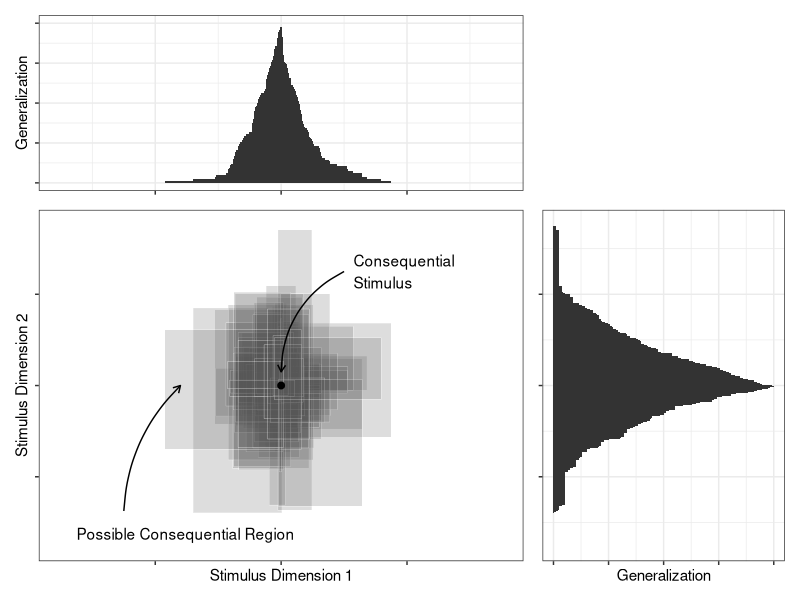

Source code (R):
# author: Danielle Navarro
# date: 2020-06-23

# packages
library(ggplot2)
library(dplyr)
library(patchwork)
library(ggforce)
set.seed(1)

n <- 500 # number of consequential regions to sample
r <- 7   # range parameter for the plots


# shepard model -----------------------------------------------------------


# construct posterior hypothesis space
hypotheses <- tibble(
  mid_x = rnorm(n), # prior location parameters are treated as arbitrary
  mid_y = rnorm(n),
  len_x = rgamma(n, rate = 1.2, shape = 1), # prior size is gamma/erlang per Shepard
  len_y = rgamma(n, rate = 0.5, shape = 1)
) %>%
  mutate( # reparameterize as the edges of the regions
    x_min = mid_x - len_x / 2, 
    x_max = mid_x + len_x / 2,
    y_min = mid_y - len_y / 2,
    y_max = mid_y + len_y / 2
  ) %>%
  filter( # under weak sampling, Bayesian updating is simply falsification/filtering
    x_min < 0, x_max > 0, 
    y_min < 0, y_max > 0
  )


# convenience function to compute the generalization probability given a 
# stimulus locations and vectors 
within_prob <- function(x, xmin, xmax) {
  within <- function(x) {
    mean(x < xmax & x > xmin)
  }
  unlist(lapply(x, within))
}

# construct generalization gradients
generalise <- tibble(
  x = seq(-r, r, length.out = 1000),
  y = seq(-r, r, length.out = 1000),
  px = within_prob(x, hypotheses$x_min, hypotheses$x_max),
  py = within_prob(y, hypotheses$y_min, hypotheses$y_max)
)


# draw plot ---------------------------------------------------------------


# the central plot showing the regions...
pic <- ggplot(
  data = hypotheses, 
  mapping = aes(xmin = x_min, ymin = y_min, 
                xmax = x_max, ymax = y_max)
) + 
  geom_rect(alpha = .2, color = "white", size = .1) + 
  
  # arrows and text
  annotate("point", x = 0, y = 0, shape = 19, size = 2) + 
  annotate(
    geom = "curve", x = 2, y = 5, xend = 0, yend = .6, 
    curvature = .3, arrow = arrow(length = unit(2, "mm"))
  ) +
  annotate(geom = "text", x = 2.3, y = 5, 
           label = "Consequential\nStimulus", hjust = "left")  +
  annotate(
    geom = "curve", x = -5, y = -5.5, xend = -3.2, yend = 0, 
    curvature = -.2, arrow = arrow(length = unit(2, "mm"))
  ) +
  annotate(geom = "text", x = -6.5, y = -6.5, 
           label = "Possible Consequential Region", hjust = "left")  +
  
  # stylistic
  theme_bw() +
  theme(panel.grid = element_blank()) + 
  scale_x_continuous("Stimulus Dimension 1", labels = NULL, limits = c(-r, r)) + 
  scale_y_continuous("Stimulus Dimension 2", labels = NULL, limits = c(-r, r))


# the generalisation curve above
above <- ggplot(
  data = generalise,
  mapping = aes(x, px)
) + 
  geom_area() + 
  scale_x_continuous(NULL, labels = NULL, limits = c(-r, r)) +
  scale_y_continuous("Generalization", limits = c(0, 1), labels = NULL) +
  theme_bw()

# the generalisation curve to the right
right <- ggplot(
  data = generalise,
  mapping = aes(py, y)
) + 
  geom_area(orientation = "y") + 
  scale_y_continuous(NULL, labels = NULL, limits = c(-r, r)) +
  scale_x_continuous("Generalization", limits = c(0, 1), labels = NULL) +
  theme_bw()

# spacer plot
blank <- ggplot(data = generalise) + theme_void()

# compose plots using patchwork
figure <- above + blank + pic + right +
  plot_layout(
    heights = c(1, 2), 
    widths = c(2, 1)
  )

# save to file
ggsave(
  filename = here::here("shepardsim.png"), 
  plot = figure, 
  height = 6,
  width = 6
)



# session information -----------------------------------------------------

# devtools::session_info()

# ─ Session info ───────────────────────────────────────────────────────────────────────────
# setting  value                       
# version  R version 4.0.1 (2020-06-06)
# os       Ubuntu 20.04 LTS            
# system   x86_64, linux-gnu           
# ui       RStudio                     
# language en_AU:en                    
# collate  en_AU.UTF-8                 
# ctype    en_AU.UTF-8                 
# tz       Australia/Sydney            
# date     2020-06-23                  
# 
# ─ Packages ───────────────────────────────────────────────────────────────────────────────
# package     * version  date       lib source        
# assertthat    0.2.1    2019-03-21 [1] CRAN (R 4.0.0)
# backports     1.1.7    2020-05-13 [1] CRAN (R 4.0.0)
# callr         3.4.3    2020-03-28 [1] CRAN (R 4.0.0)
# cli           2.0.2    2020-02-28 [1] CRAN (R 4.0.0)
# colorspace    1.4-1    2019-03-18 [1] CRAN (R 4.0.0)
# crayon        1.3.4    2017-09-16 [1] CRAN (R 4.0.0)
# desc          1.2.0    2018-05-01 [1] CRAN (R 4.0.0)
# devtools    * 2.3.0    2020-04-10 [1] CRAN (R 4.0.0)
# digest        0.6.25   2020-02-23 [1] CRAN (R 4.0.0)
# dplyr       * 0.8.5    2020-03-07 [1] CRAN (R 4.0.0)
# ellipsis      0.3.1    2020-05-15 [1] CRAN (R 4.0.0)
# evaluate      0.14     2019-05-28 [1] CRAN (R 4.0.0)
# fansi         0.4.1    2020-01-08 [1] CRAN (R 4.0.0)
# farver        2.0.3    2020-01-16 [1] CRAN (R 4.0.0)
# fs            1.4.1    2020-04-04 [1] CRAN (R 4.0.0)
# generics      0.0.2    2018-11-29 [1] CRAN (R 4.0.0)
# ggforce     * 0.3.1    2019-08-20 [1] CRAN (R 4.0.0)
# ggplot2     * 3.3.1    2020-05-28 [1] CRAN (R 4.0.0)
# git2r       * 0.27.1   2020-05-03 [1] CRAN (R 4.0.0)
# glue          1.4.1    2020-05-13 [1] CRAN (R 4.0.0)
# gtable        0.3.0    2019-03-25 [1] CRAN (R 4.0.0)
# here          0.1      2017-05-28 [1] CRAN (R 4.0.0)
# htmltools     0.4.0    2019-10-04 [1] CRAN (R 4.0.0)
# knitr         1.28     2020-02-06 [1] CRAN (R 4.0.0)
# labeling      0.3      2014-08-23 [1] CRAN (R 4.0.0)
# lifecycle     0.2.0    2020-03-06 [1] CRAN (R 4.0.0)
# lubridate     1.7.8    2020-04-06 [1] CRAN (R 4.0.0)
# magrittr      1.5      2014-11-22 [1] CRAN (R 4.0.0)
# MASS          7.3-51.6 2020-04-26 [1] CRAN (R 4.0.0)
# memoise       1.1.0    2017-04-21 [1] CRAN (R 4.0.0)
# munsell       0.5.0    2018-06-12 [1] CRAN (R 4.0.0)
# packrat       0.5.0    2018-11-14 [1] CRAN (R 4.0.0)
# patchwork   * 1.0.1    2020-06-22 [1] CRAN (R 4.0.1)
# pillar        1.4.4    2020-05-05 [1] CRAN (R 4.0.0)
# pkgbuild      1.0.8    2020-05-07 [1] CRAN (R 4.0.0)
# pkgconfig     2.0.3    2019-09-22 [1] CRAN (R 4.0.0)
# pkgdown     * 1.5.1    2020-04-09 [1] CRAN (R 4.0.0)
# pkgload       1.1.0    2020-05-29 [1] CRAN (R 4.0.0)
# polyclip      1.10-0   2019-03-14 [1] CRAN (R 4.0.0)
# prettyunits   1.1.1    2020-01-24 [1] CRAN (R 4.0.0)
# processx      3.4.2    2020-02-09 [1] CRAN (R 4.0.0)
# ps            1.3.3    2020-05-08 [1] CRAN (R 4.0.0)
# purrr         0.3.4    2020-04-17 [1] CRAN (R 4.0.0)
# R6            2.4.1    2019-11-12 [1] CRAN (R 4.0.0)
# Rcpp          1.0.4.6  2020-04-09 [1] CRAN (R 4.0.0)
# remotes       2.1.1    2020-02-15 [1] CRAN (R 4.0.0)
# rlang         0.4.6    2020-05-02 [1] CRAN (R 4.0.0)
# rmarkdown     2.2      2020-05-31 [1] CRAN (R 4.0.0)
# roxygen2    * 7.1.0    2020-03-11 [1] CRAN (R 4.0.0)
# rprojroot     1.3-2    2018-01-03 [1] CRAN (R 4.0.0)
# rstudioapi    0.11     2020-02-07 [1] CRAN (R 4.0.0)
# scales        1.1.1    2020-05-11 [1] CRAN (R 4.0.0)
# sessioninfo   1.1.1    2018-11-05 [1] CRAN (R 4.0.0)
# stringi       1.4.6    2020-02-17 [1] CRAN (R 4.0.0)
# stringr       1.4.0    2019-02-10 [1] CRAN (R 4.0.0)
# testthat    * 2.3.2    2020-03-02 [1] CRAN (R 4.0.0)
# tibble        3.0.1    2020-04-20 [1] CRAN (R 4.0.0)
# tidyselect    1.1.0    2020-05-11 [1] CRAN (R 4.0.0)
# tweenr        1.0.1    2018-12-14 [1] CRAN (R 4.0.0)
# usethis     * 1.6.1    2020-04-29 [1] CRAN (R 4.0.0)
# vctrs         0.3.1    2020-06-05 [1] CRAN (R 4.0.0)
# withr         2.2.0    2020-04-20 [1] CRAN (R 4.0.0)
# xfun          0.14     2020-05-20 [1] CRAN (R 4.0.0)
# xml2          1.3.2    2020-04-23 [1] CRAN (R 4.0.0)
# yaml          2.2.1    2020-02-01 [1] CRAN (R 4.0.0)
# 
# [1] /home/danielle/R/x86_64-pc-linux-gnu-library/4.0
# [2] /usr/local/lib/R/site-library
# [3] /usr/lib/R/site-library
# [4] /usr/lib/R/library
